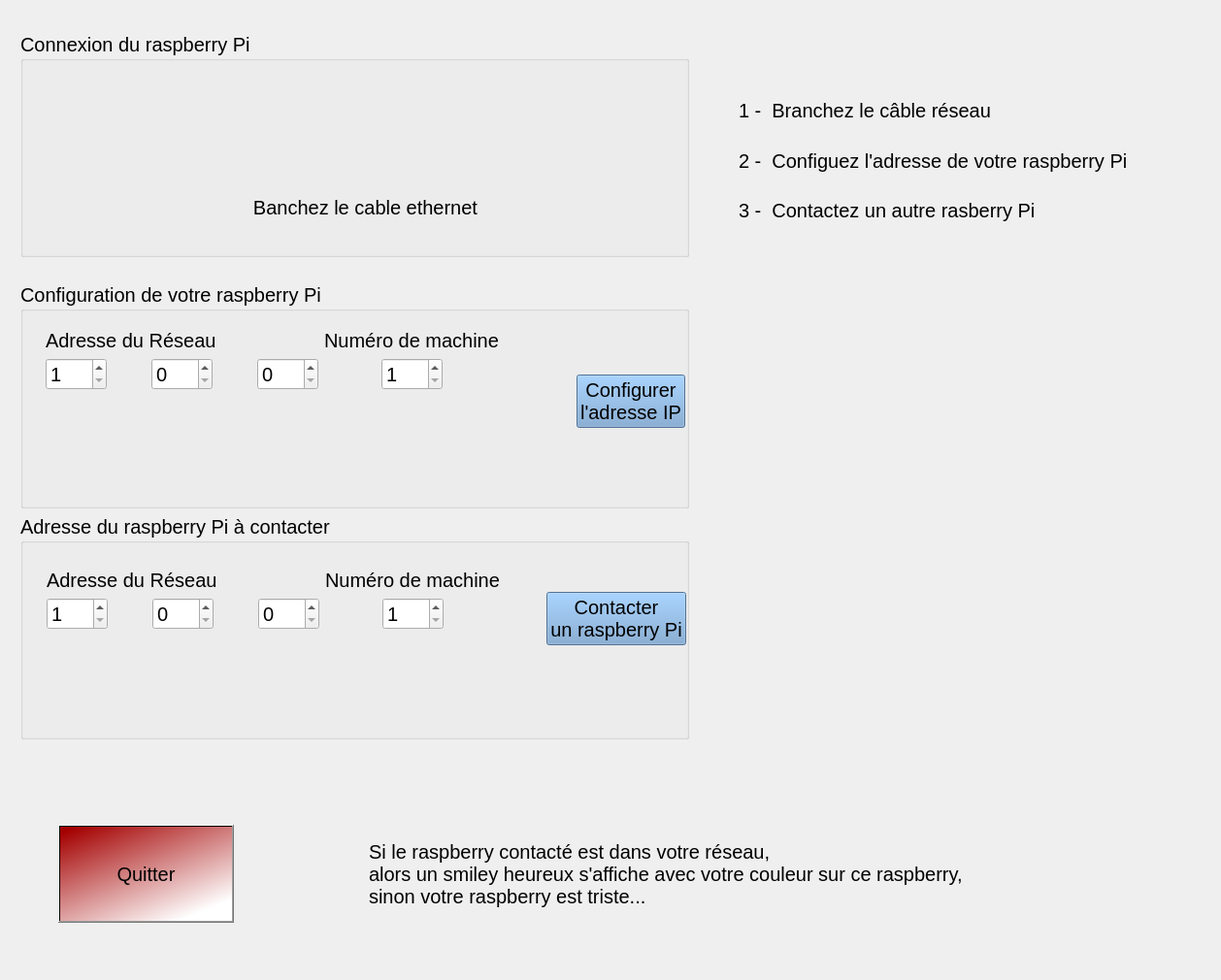
<?xml version="1.0" encoding="UTF-8"?>
<ui version="4.0">
 <class>Widget</class>
 <widget class="QWidget" name="Widget">
  <property name="geometry">
   <rect>
    <x>0</x>
    <y>0</y>
    <width>1258</width>
    <height>1010</height>
   </rect>
  </property>
  <property name="windowTitle">
   <string>Widget</string>
  </property>
  <property name="styleSheet">
   <string notr="true"/>
  </property>
  <widget class="QPushButton" name="pushButton">
   <property name="geometry">
    <rect>
     <x>60</x>
     <y>850</y>
     <width>181</width>
     <height>101</height>
    </rect>
   </property>
   <property name="font">
    <font>
     <pointsize>15</pointsize>
    </font>
   </property>
   <property name="styleSheet">
    <string notr="true">background-color: qlineargradient(spread:pad, x1:0.045, y1:0.0284091, x2:0.741, y2:0.965909, stop:0 rgba(164, 0, 0, 255), stop:1 rgba(255, 255, 255, 255));</string>
   </property>
   <property name="text">
    <string>Quitter</string>
   </property>
  </widget>
  <widget class="QLabel" name="label_8">
   <property name="geometry">
    <rect>
     <x>780</x>
     <y>340</y>
     <width>461</width>
     <height>391</height>
    </rect>
   </property>
   <property name="styleSheet">
    <string notr="true"/>
   </property>
   <property name="text">
    <string/>
   </property>
   <property name="pixmap">
    <pixmap resource="image.qrc">:/system.png</pixmap>
   </property>
   <property name="scaledContents">
    <bool>true</bool>
   </property>
  </widget>
  <widget class="QLabel" name="labelMessage">
   <property name="geometry">
    <rect>
     <x>380</x>
     <y>860</y>
     <width>771</width>
     <height>81</height>
    </rect>
   </property>
   <property name="font">
    <font>
     <pointsize>15</pointsize>
    </font>
   </property>
   <property name="text">
    <string>Si le raspberry contacté est dans votre réseau, 
alors un smiley heureux s'affiche avec votre couleur sur ce raspberry, 
sinon votre raspberry est triste...</string>
   </property>
  </widget>
  <widget class="QWidget" name="layoutWidget">
   <property name="geometry">
    <rect>
     <x>750</x>
     <y>80</y>
     <width>511</width>
     <height>171</height>
    </rect>
   </property>
   <layout class="QVBoxLayout" name="verticalLayout_5">
    <item>
     <widget class="QLabel" name="label_4">
      <property name="font">
       <font>
        <pointsize>15</pointsize>
       </font>
      </property>
      <property name="text">
       <string>1 -  Branchez le câble réseau</string>
      </property>
     </widget>
    </item>
    <item>
     <widget class="QLabel" name="label_5">
      <property name="font">
       <font>
        <pointsize>15</pointsize>
       </font>
      </property>
      <property name="text">
       <string>2 -  Configuez l'adresse de votre raspberry Pi</string>
      </property>
     </widget>
    </item>
    <item>
     <widget class="QLabel" name="label_6">
      <property name="font">
       <font>
        <pointsize>15</pointsize>
       </font>
      </property>
      <property name="text">
       <string>3 -  Contactez un autre rasberry Pi </string>
      </property>
     </widget>
    </item>
   </layout>
  </widget>
  <widget class="QWidget" name="layoutWidget">
   <property name="geometry">
    <rect>
     <x>10</x>
     <y>22</y>
     <width>711</width>
     <height>751</height>
    </rect>
   </property>
   <layout class="QVBoxLayout" name="verticalLayout_9">
    <item>
     <widget class="QGroupBox" name="groupBoxCablage">
      <property name="font">
       <font>
        <pointsize>15</pointsize>
       </font>
      </property>
      <property name="styleSheet">
       <string notr="true"/>
      </property>
      <property name="title">
       <string>Connexion du raspberry Pi</string>
      </property>
      <widget class="QLabel" name="labelBranchement">
       <property name="geometry">
        <rect>
         <x>20</x>
         <y>150</y>
         <width>671</width>
         <height>61</height>
        </rect>
       </property>
       <property name="font">
        <font>
         <pointsize>15</pointsize>
        </font>
       </property>
       <property name="text">
        <string>Banchez le cable ethernet</string>
       </property>
       <property name="alignment">
        <set>Qt::AlignCenter</set>
       </property>
      </widget>
      <widget class="QLabel" name="labelConnexion">
       <property name="geometry">
        <rect>
         <x>60</x>
         <y>90</y>
         <width>81</width>
         <height>91</height>
        </rect>
       </property>
       <property name="text">
        <string/>
       </property>
       <property name="pixmap">
        <pixmap resource="image.qrc">:/connected.png</pixmap>
       </property>
       <property name="scaledContents">
        <bool>true</bool>
       </property>
      </widget>
      <widget class="QLabel" name="labelDisConnexion">
       <property name="geometry">
        <rect>
         <x>60</x>
         <y>90</y>
         <width>81</width>
         <height>91</height>
        </rect>
       </property>
       <property name="text">
        <string/>
       </property>
       <property name="pixmap">
        <pixmap resource="image.qrc">:/disconnect.png</pixmap>
       </property>
       <property name="scaledContents">
        <bool>true</bool>
       </property>
      </widget>
     </widget>
    </item>
    <item>
     <spacer name="verticalSpacer_4">
      <property name="orientation">
       <enum>Qt::Vertical</enum>
      </property>
      <property name="sizeType">
       <enum>QSizePolicy::Fixed</enum>
      </property>
      <property name="sizeHint" stdset="0">
       <size>
        <width>20</width>
        <height>20</height>
       </size>
      </property>
     </spacer>
    </item>
    <item>
     <widget class="QGroupBox" name="groupBoxSetIp">
      <property name="font">
       <font>
        <pointsize>15</pointsize>
       </font>
      </property>
      <property name="title">
       <string>Configuration de votre raspberry Pi</string>
      </property>
      <widget class="QWidget" name="">
       <property name="geometry">
        <rect>
         <x>15</x>
         <y>37</y>
         <width>681</width>
         <height>171</height>
        </rect>
       </property>
       <layout class="QHBoxLayout" name="horizontalLayout_3">
        <item>
         <layout class="QVBoxLayout" name="verticalLayout_8">
          <item>
           <layout class="QHBoxLayout" name="horizontalLayout_6">
            <item>
             <layout class="QVBoxLayout" name="verticalLayout_2">
              <item>
               <widget class="QLabel" name="label">
                <property name="text">
                 <string>Adresse du Réseau</string>
                </property>
               </widget>
              </item>
              <item>
               <layout class="QHBoxLayout" name="horizontalLayout">
                <item>
                 <widget class="QSpinBox" name="spinBoxOctet1">
                  <property name="minimum">
                   <number>1</number>
                  </property>
                  <property name="maximum">
                   <number>223</number>
                  </property>
                 </widget>
                </item>
                <item>
                 <spacer name="horizontalSpacer_4">
                  <property name="orientation">
                   <enum>Qt::Horizontal</enum>
                  </property>
                  <property name="sizeHint" stdset="0">
                   <size>
                    <width>40</width>
                    <height>20</height>
                   </size>
                  </property>
                 </spacer>
                </item>
                <item>
                 <widget class="QSpinBox" name="spinBoxOctet2">
                  <property name="maximum">
                   <number>255</number>
                  </property>
                 </widget>
                </item>
                <item>
                 <spacer name="horizontalSpacer_3">
                  <property name="orientation">
                   <enum>Qt::Horizontal</enum>
                  </property>
                  <property name="sizeHint" stdset="0">
                   <size>
                    <width>40</width>
                    <height>20</height>
                   </size>
                  </property>
                 </spacer>
                </item>
                <item>
                 <widget class="QSpinBox" name="spinBoxOctet3">
                  <property name="maximum">
                   <number>255</number>
                  </property>
                 </widget>
                </item>
               </layout>
              </item>
             </layout>
            </item>
            <item>
             <layout class="QVBoxLayout" name="verticalLayout">
              <item>
               <widget class="QLabel" name="label_2">
                <property name="text">
                 <string>Numéro de machine</string>
                </property>
                <property name="alignment">
                 <set>Qt::AlignCenter</set>
                </property>
               </widget>
              </item>
              <item>
               <layout class="QHBoxLayout" name="horizontalLayout_2">
                <item>
                 <spacer name="horizontalSpacer">
                  <property name="orientation">
                   <enum>Qt::Horizontal</enum>
                  </property>
                  <property name="sizeHint" stdset="0">
                   <size>
                    <width>40</width>
                    <height>20</height>
                   </size>
                  </property>
                 </spacer>
                </item>
                <item>
                 <widget class="QSpinBox" name="spinBoxOctet4">
                  <property name="minimum">
                   <number>1</number>
                  </property>
                  <property name="maximum">
                   <number>254</number>
                  </property>
                 </widget>
                </item>
                <item>
                 <spacer name="horizontalSpacer_2">
                  <property name="orientation">
                   <enum>Qt::Horizontal</enum>
                  </property>
                  <property name="sizeHint" stdset="0">
                   <size>
                    <width>40</width>
                    <height>20</height>
                   </size>
                  </property>
                 </spacer>
                </item>
               </layout>
              </item>
             </layout>
            </item>
           </layout>
          </item>
          <item>
           <spacer name="verticalSpacer_2">
            <property name="orientation">
             <enum>Qt::Vertical</enum>
            </property>
            <property name="sizeType">
             <enum>QSizePolicy::Fixed</enum>
            </property>
            <property name="sizeHint" stdset="0">
             <size>
              <width>20</width>
              <height>20</height>
             </size>
            </property>
           </spacer>
          </item>
          <item>
           <widget class="QLabel" name="labelMasque">
            <property name="text">
             <string/>
            </property>
           </widget>
          </item>
         </layout>
        </item>
        <item>
         <spacer name="horizontalSpacer_5">
          <property name="orientation">
           <enum>Qt::Horizontal</enum>
          </property>
          <property name="sizeHint" stdset="0">
           <size>
            <width>25</width>
            <height>146</height>
           </size>
          </property>
         </spacer>
        </item>
        <item>
         <widget class="QPushButton" name="pushButtonSetIp">
          <property name="font">
           <font>
            <pointsize>15</pointsize>
           </font>
          </property>
          <property name="styleSheet">
           <string notr="true">background-color: rgb(114, 159, 207);</string>
          </property>
          <property name="text">
           <string>Configurer 
l'adresse IP</string>
          </property>
         </widget>
        </item>
       </layout>
      </widget>
     </widget>
    </item>
    <item>
     <widget class="QGroupBox" name="groupBox_3">
      <property name="font">
       <font>
        <pointsize>15</pointsize>
       </font>
      </property>
      <property name="styleSheet">
       <string notr="true"/>
      </property>
      <property name="title">
       <string>Adresse du raspberry Pi à contacter</string>
      </property>
      <widget class="QWidget" name="">
       <property name="geometry">
        <rect>
         <x>16</x>
         <y>45</y>
         <width>681</width>
         <height>125</height>
        </rect>
       </property>
       <layout class="QHBoxLayout" name="horizontalLayout_9">
        <item>
         <layout class="QVBoxLayout" name="verticalLayout_3">
          <item>
           <layout class="QHBoxLayout" name="horizontalLayout_8">
            <item>
             <layout class="QVBoxLayout" name="verticalLayout_4">
              <item>
               <widget class="QLabel" name="label_9">
                <property name="text">
                 <string>Adresse du Réseau</string>
                </property>
               </widget>
              </item>
              <item>
               <layout class="QHBoxLayout" name="horizontalLayout_4">
                <item>
                 <widget class="QSpinBox" name="spinBoxOctet1Contact">
                  <property name="minimum">
                   <number>1</number>
                  </property>
                  <property name="maximum">
                   <number>223</number>
                  </property>
                 </widget>
                </item>
                <item>
                 <spacer name="horizontalSpacer_10">
                  <property name="orientation">
                   <enum>Qt::Horizontal</enum>
                  </property>
                  <property name="sizeHint" stdset="0">
                   <size>
                    <width>40</width>
                    <height>20</height>
                   </size>
                  </property>
                 </spacer>
                </item>
                <item>
                 <widget class="QSpinBox" name="spinBoxOctet2Contact">
                  <property name="maximum">
                   <number>255</number>
                  </property>
                 </widget>
                </item>
                <item>
                 <spacer name="horizontalSpacer_11">
                  <property name="orientation">
                   <enum>Qt::Horizontal</enum>
                  </property>
                  <property name="sizeHint" stdset="0">
                   <size>
                    <width>40</width>
                    <height>20</height>
                   </size>
                  </property>
                 </spacer>
                </item>
                <item>
                 <widget class="QSpinBox" name="spinBoxOctet3Contact">
                  <property name="maximum">
                   <number>255</number>
                  </property>
                 </widget>
                </item>
               </layout>
              </item>
             </layout>
            </item>
            <item>
             <layout class="QVBoxLayout" name="verticalLayout_6">
              <item>
               <widget class="QLabel" name="label_3">
                <property name="text">
                 <string>Numéro de machine</string>
                </property>
                <property name="alignment">
                 <set>Qt::AlignCenter</set>
                </property>
               </widget>
              </item>
              <item>
               <layout class="QHBoxLayout" name="horizontalLayout_5">
                <item>
                 <spacer name="horizontalSpacer_12">
                  <property name="orientation">
                   <enum>Qt::Horizontal</enum>
                  </property>
                  <property name="sizeHint" stdset="0">
                   <size>
                    <width>40</width>
                    <height>20</height>
                   </size>
                  </property>
                 </spacer>
                </item>
                <item>
                 <widget class="QSpinBox" name="spinBoxOctet4Contact">
                  <property name="minimum">
                   <number>1</number>
                  </property>
                  <property name="maximum">
                   <number>254</number>
                  </property>
                 </widget>
                </item>
                <item>
                 <spacer name="horizontalSpacer_14">
                  <property name="orientation">
                   <enum>Qt::Horizontal</enum>
                  </property>
                  <property name="sizeHint" stdset="0">
                   <size>
                    <width>40</width>
                    <height>20</height>
                   </size>
                  </property>
                 </spacer>
                </item>
               </layout>
              </item>
             </layout>
            </item>
           </layout>
          </item>
          <item>
           <spacer name="verticalSpacer">
            <property name="orientation">
             <enum>Qt::Vertical</enum>
            </property>
            <property name="sizeHint" stdset="0">
             <size>
              <width>20</width>
              <height>40</height>
             </size>
            </property>
           </spacer>
          </item>
         </layout>
        </item>
        <item>
         <layout class="QHBoxLayout" name="horizontalLayout_7">
          <item>
           <spacer name="horizontalSpacer_13">
            <property name="orientation">
             <enum>Qt::Horizontal</enum>
            </property>
            <property name="sizeHint" stdset="0">
             <size>
              <width>40</width>
              <height>20</height>
             </size>
            </property>
           </spacer>
          </item>
          <item>
           <widget class="QPushButton" name="pushButtonPing">
            <property name="sizePolicy">
             <sizepolicy hsizetype="Fixed" vsizetype="Fixed">
              <horstretch>0</horstretch>
              <verstretch>0</verstretch>
             </sizepolicy>
            </property>
            <property name="font">
             <font>
              <pointsize>15</pointsize>
             </font>
            </property>
            <property name="styleSheet">
             <string notr="true">background-color: rgb(114, 159, 207);</string>
            </property>
            <property name="text">
             <string>Contacter 
un raspberry Pi</string>
            </property>
           </widget>
          </item>
         </layout>
        </item>
       </layout>
      </widget>
     </widget>
    </item>
   </layout>
  </widget>
  <zorder>layoutWidget</zorder>
  <zorder>layoutWidget</zorder>
  <zorder>pushButton</zorder>
  <zorder>label_8</zorder>
  <zorder>labelMessage</zorder>
 </widget>
 <layoutdefault spacing="6" margin="11"/>
 <resources>
  <include location="image.qrc"/>
 </resources>
 <connections>
  <connection>
   <sender>pushButton</sender>
   <signal>clicked()</signal>
   <receiver>Widget</receiver>
   <slot>close()</slot>
   <hints>
    <hint type="sourcelabel">
     <x>107</x>
     <y>91</y>
    </hint>
    <hint type="destinationlabel">
     <x>193</x>
     <y>100</y>
    </hint>
   </hints>
  </connection>
 </connections>
</ui>
